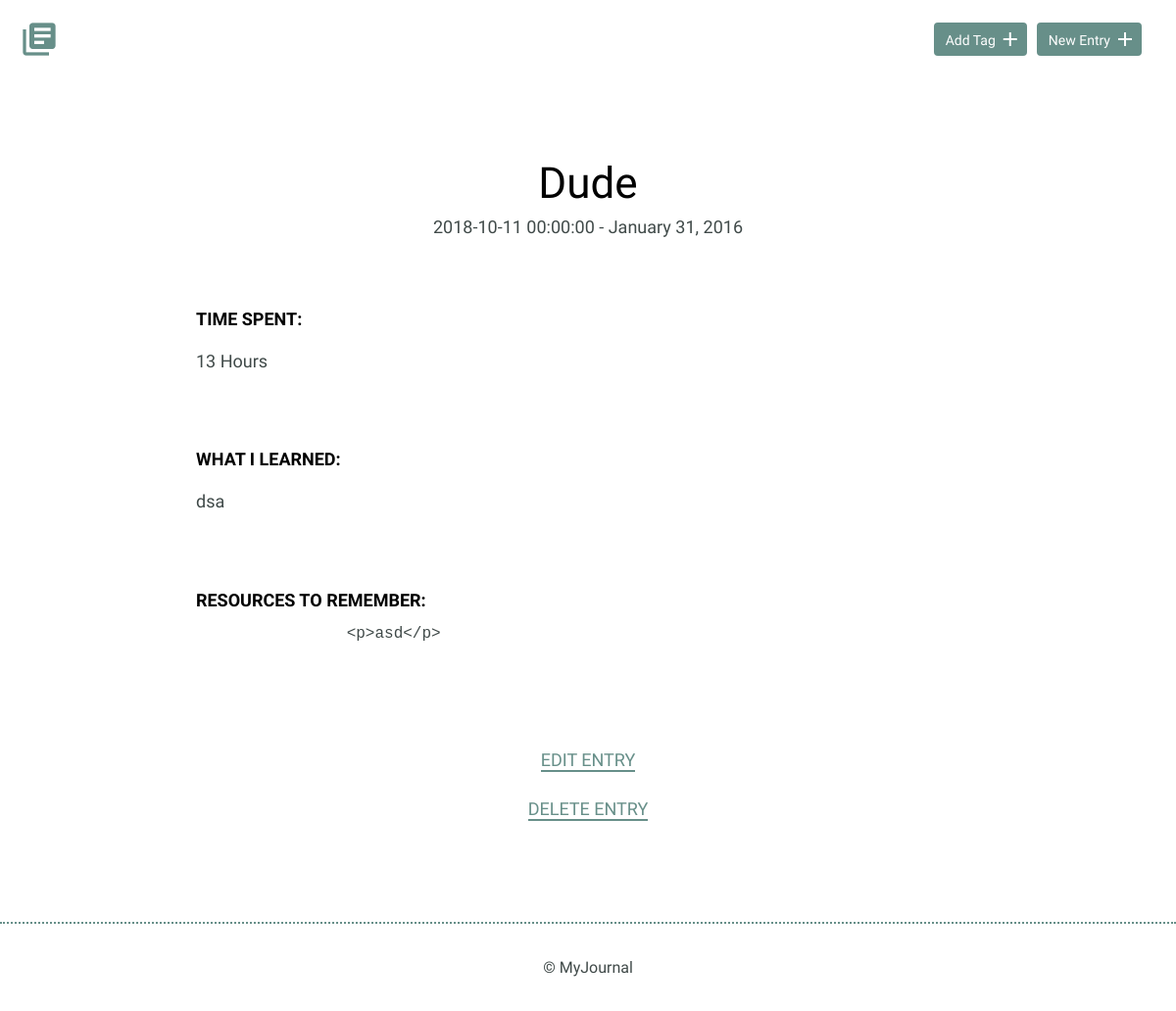
The app's page /entries/12, older data.
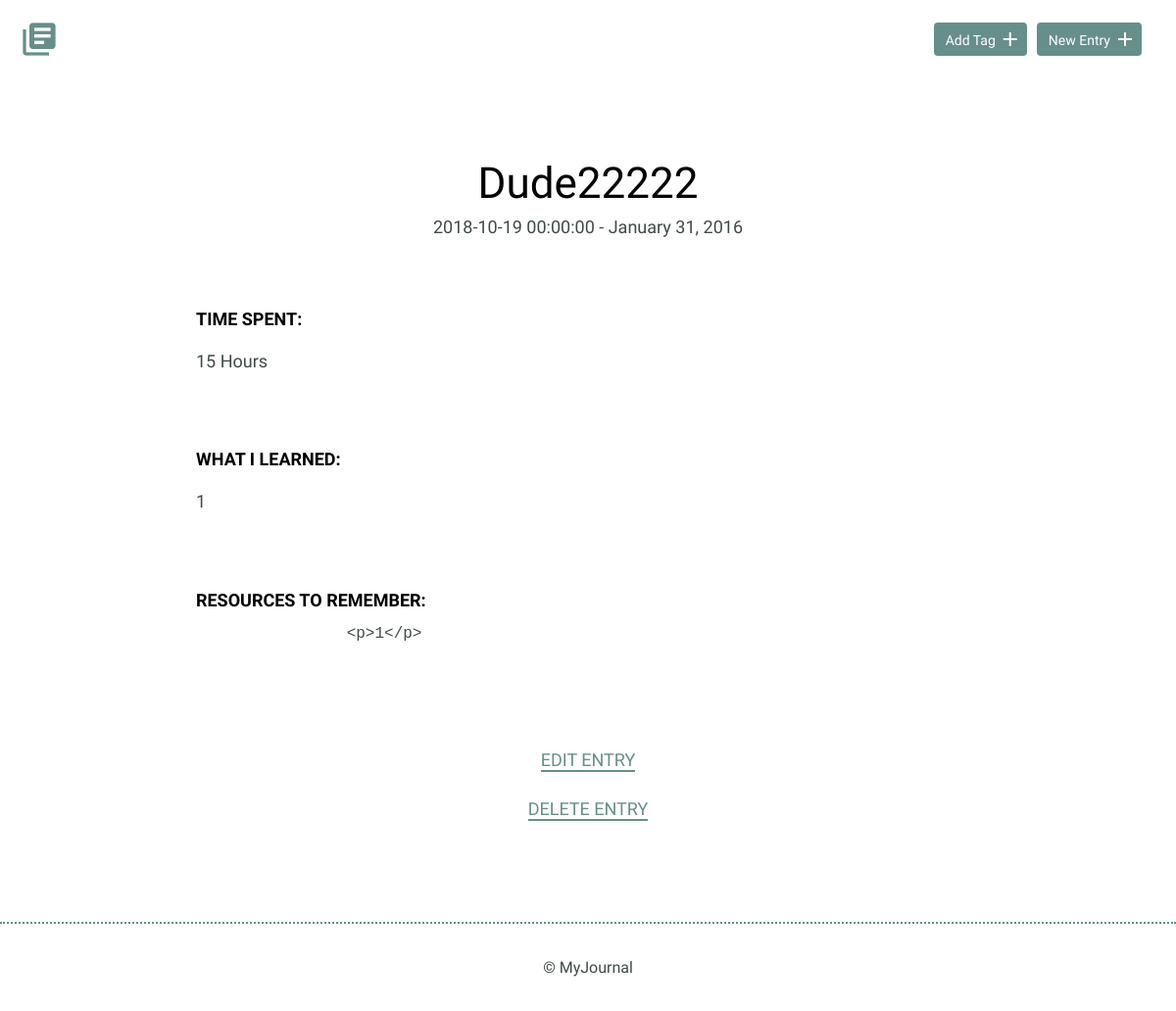
The same page, newer data.
### models.py (models this page shows)
class Journal(Model):
    user = ForeignKeyField(User, related_name='journals')
    tags = ManyToManyField(Tag, backref='tags')
    pub_date = DateTimeField(default=datetime.datetime.now)
    title = CharField(max_length=30)
    slug = CharField(max_length=50)
    date = DateTimeField()
    time_spent = IntegerField(min)
    learned = TextField()
    resources = TextField()
    class Meta:
        database = DATABASE
        order_by = ('-pub_date',)
    def __init__(self, *args, **kwargs):
        if not 'slug' in kwargs:
            kwargs['slug'] = slugify(kwargs.get('title', ''))
        super().__init__(*args, **kwargs)

### app.py (the view)
@app.route('/entries')
@app.route('/entries/<slug>')
def entries(slug=None):
    template = 'index.html'
    all_journals = models.Journal.select()
    context = all_journals
    if slug != None:
        context = models.Journal.select().where(models.Journal.slug==slug).get()
        template = 'detail.html'
    return render_template(template, context=context)

### app.py (called while the page is built)
@app.before_request
def before_request():
    g.db = models.DATABASE
    g.db.connect()
    g.user = current_user

@app.after_request
def after_request(response):
    g.db.close()
    return response

### templates/detail.html (shortened to what this page needs)
{% extends 'base.html' %}
{% from 'macros.html' import render_field %}
{% block content %}
<section>
    <div class="container">
        <div class="entry-list single">
            <article>
                <h1>{{ context.title }}</h1>
                <time datetime="2016-01-31">{{ context.date }} - January 31, 2016</time>
                <div class="entry">
                    <h3>Time Spent: </h3>
                    <p>{{ context.time_spent }} Hours</p>
                </div>
                <div class="entry">
                    <h3>What I Learned:</h3>
                    <p>{{ context.learned }}</p>
                </div>
                <div class="entry">
                    <h3>Resources to Remember:</h3>
                </div>
            </article>
        </div>
    </div>
    <div class="edit">
        <p><a href="{{ url_for('editentry', slug=context.slug) }}">Edit Entry</a></p>
        <p><a href="{{ url_for('deleteentry', slug=context.slug) }}">Delete Entry</a></p>
    </div>
</section>
{% endblock %}

### templates/base.html (shortened to what this page needs)
<!DOCTYPE html>
<html>
    <head>
        <link rel="stylesheet" href="/static/css/normalize.css">
        <link rel="stylesheet" href="/static/css/site.css">
        <link rel="stylesheet" href="/static/css/custom.css">
    </head>
    <body>
        <header>
            <div class="container">
                <div class="site-header">
                    <a class="logo" href="{{ url_for('index') }}"><i class="material-icons">library_books</i></a>
                    <a class="button icon-right" href="{{ url_for('createjournal') }}"><span>New Entry</span> <i class="material-icons">add</i></a>
                    <a class="button icon-right" href="{{ url_for('createtag') }}"><span>Add Tag</span> <i class="material-icons">add</i></a>
                </div>
            </div>
        </header>
        {% block content %}{% endblock %}
        <footer>
            <div>
                &copy; MyJournal
            </div>
        </footer>
    </body>
</html>

### static/css/site.css (style rules this page uses)
body { font-size: 16px; color: #404a49; font-family: 'Cousine', serif; font-weight: 400; }
.container { margin: 0 auto; padding: 0 25px; }
header .site-header { margin: 0 auto; height: 95px; }
header .logo i { color: #678f89; margin: 20px 0 0 -5px; float: left; font-size: 40px; }
header .button { float: right; margin: 33px 0 0 0; }
footer { text-align: center; padding: 35px 0; border-top: 2px dotted #678f89; }
.button { padding: 8px 10px 6px 10px; background: #678f89; border: 2px solid #678f89; border-radius: 4px; text-decoration: none; color: #FFF; position: relative; text-align: center; font-size: 14px; }
.button.icon-right { padding-right: 30px; top: -10px; margin-right: 10px }
.button.icon-right i { position: absolute; top: 3px; right: 3px; }
h1, h2, h3 { margin: 0; font-weight: 400; line-height: 1em; color: #000; }
h1 { font-size: 44px; margin-bottom: 12px; }
h3 { font-size: 18px; font-family: 'Work Sans', serif; font-weight: 600; text-transform: uppercase; }
p { line-height: 1.8em; font-size: 18px; }
p a { border-bottom: 2px solid #678f89; padding: 0; color: #678f89; text-decoration: none; }
.entry-list, .edit-entry, .new-entry { max-width: 800px; margin: 0 auto; padding: 70px 0 150px 0; }
.entry-list article { margin-bottom: 70px; text-align: center; }
.entry-list article:last-child { margin-bottom: 0; }
.entry-list.single { padding-bottom: 70px; }
.entry-list.single time { font-size: 18px; }
.entry { max-width: 800px; margin: 75px auto 0 auto; text-align: left; }
.entry p { margin-bottom: 40px; }
.edit { padding-bottom: 80px; text-align: center; margin: 0 auto; }
.edit a { font-weight: 400; text-transform: uppercase; font-size: 18px; }

Row changes from the older to the newer data that the page shows:
changed Journal: title "Dude" → "Dude22222"; date "2018-10-11 00:00:00" → "2018-10-19 00:00:00"; time_spent "13" → "15"; learned "dsa" → "1"; resources "<p>asd</p>" → "<p>1</p>"
